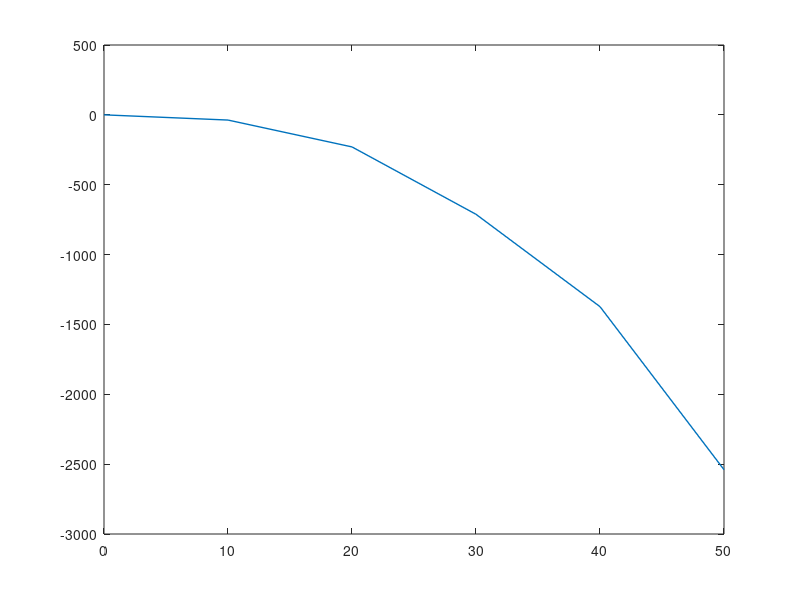

Source code (MATLAB):
% Skript som implementerer Eulers midtpunktsmetode for 
% ei differensiallikning av andre orden.
% Input: Startkravet y(x0)=y0, y'(x0)=u0 og F(x,y),
% som definerer differensiallikninga ved
% Y'=F(x,Y), der Y=[y, u]^T.
% Merk at skriptet skil mellom "Y", som er ein vektor i R^2,
% og skalaren "y".
% Skriptet tar talet på steg N som input.

% Startkrav og maksimal x-verdi
x0=0;
y0=.15;
u0=0;
xMax=50;

% Differensiallikning
F=@(x,Y) [Y(2); -5*sin(Y(1))];

% Steglengda
N=input('Gi talet på steg: ');
h=(xMax-x0)/N;

% Lagar vektorar
xVektor=x0:h:xMax;
yVektor=zeros(1,N+1);
yVektor(:,1)=y0;

% Initerar x og Y
x=x0;
Y=[y0; u0];

% for-løkke som implementerer Eulers metode
for indeks=1:N
% Eulers midtpunktsmetode
  xHatt=x+h/2;
  YHatt=Y+F(x,Y)*h/2;
  Y=Y+F(xHatt,YHatt)*h;
% Oppdaterer vektor med y-verdiar
  yVektor(indeks+1)=Y(1);
% Oppdaterer x
  x=x+h;
end



% Plottar resultatet
plot(xVektor,yVektor,'linewidth',1)
